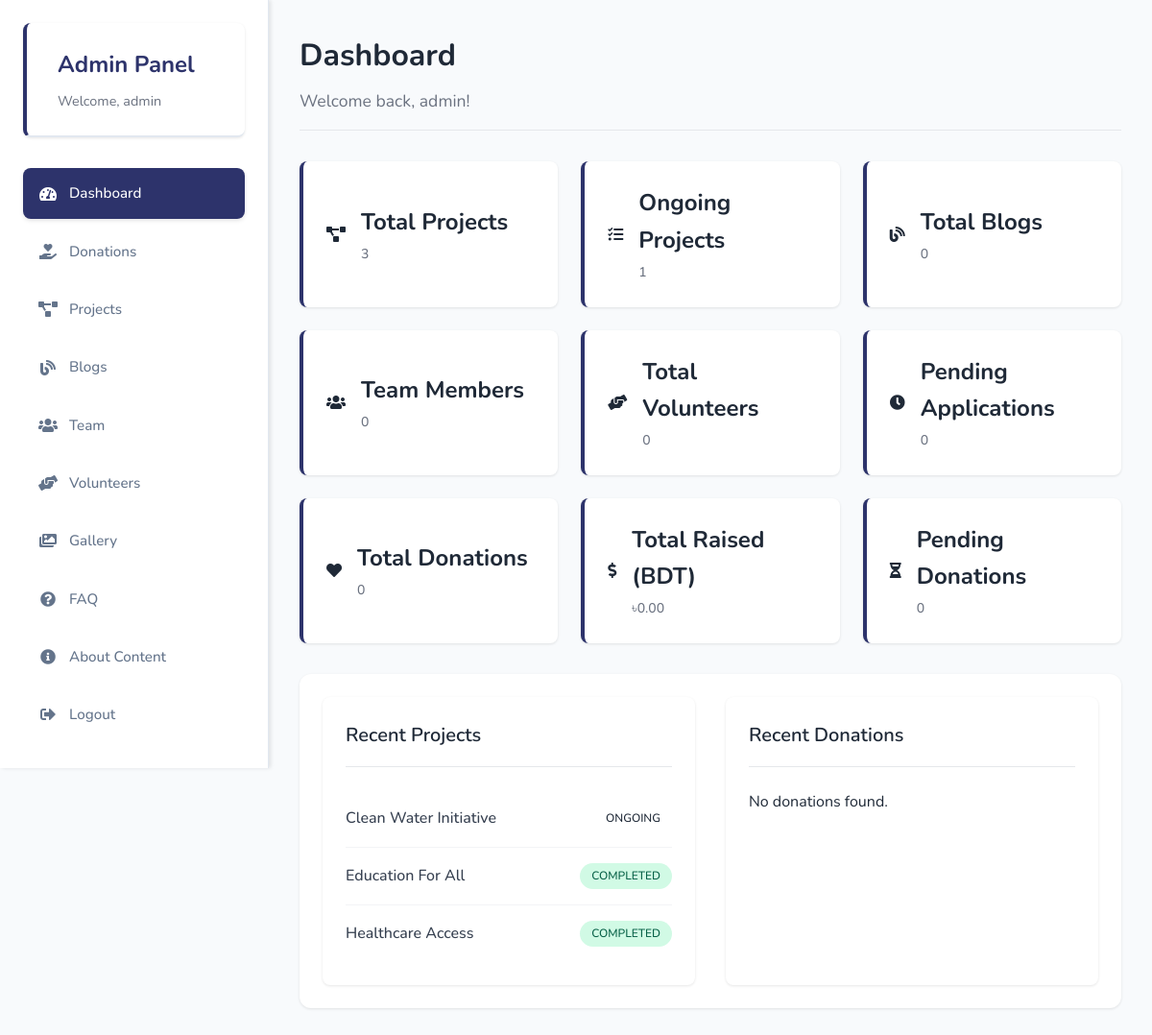
Page /admin/dashboard.php (signed in) on the earlier database version.
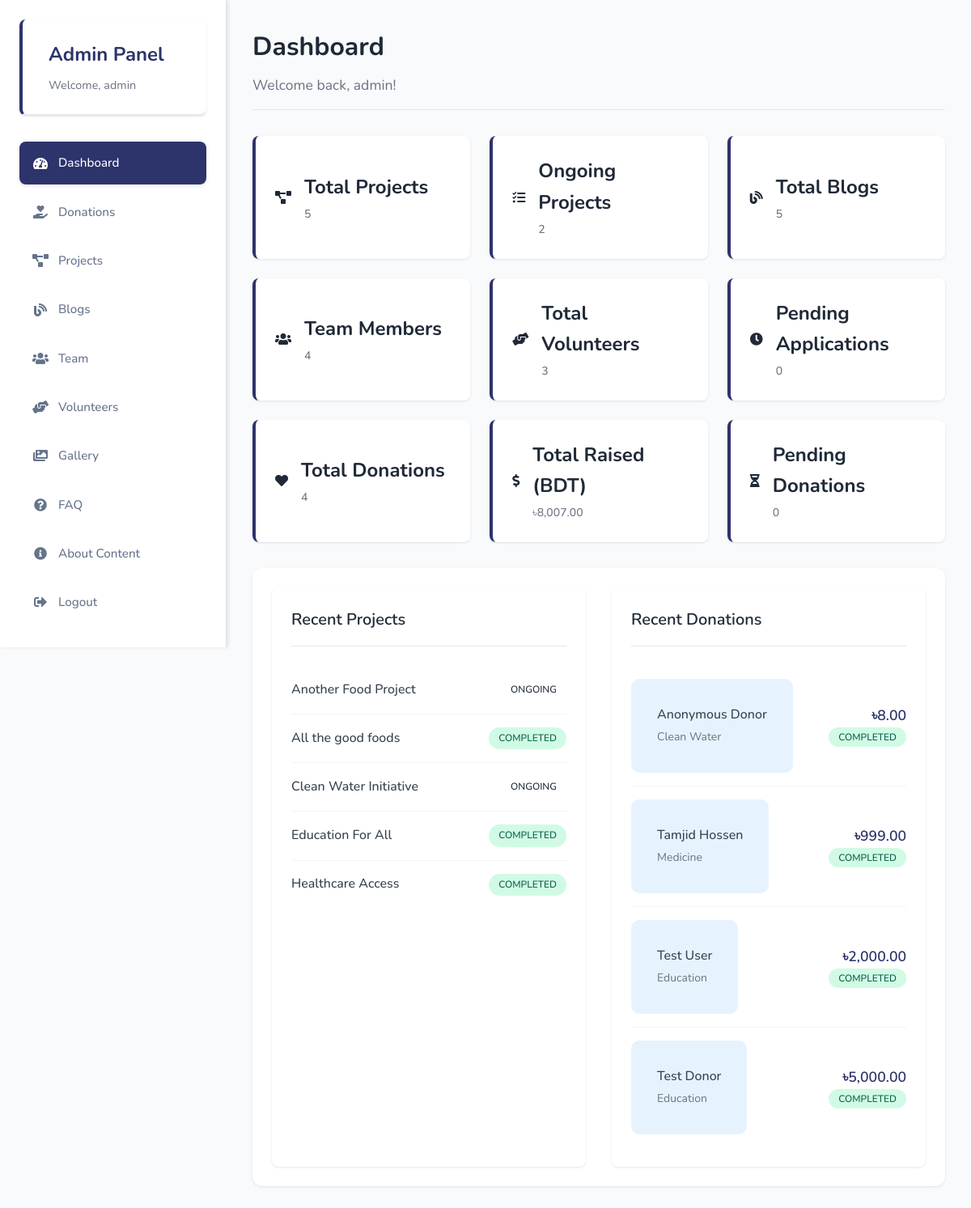
Same page on the later database version.
### tables this page shows
CREATE TABLE `projects` (
  `id` int(11) NOT NULL,
  `title` varchar(100) NOT NULL,
  `description` text DEFAULT NULL,
  `image` varchar(255) DEFAULT NULL,
  `status` enum('ongoing','completed','paused','cancelled') DEFAULT 'ongoing',
  `created_at` timestamp NOT NULL DEFAULT current_timestamp(),
  `is_deleted` tinyint(1) DEFAULT 0,
  `end_date` date DEFAULT NULL
);

CREATE TABLE `donations` (
  `id` int(11) NOT NULL,
  `donor_name` varchar(255) NOT NULL,
  `email` varchar(255) NOT NULL,
  `phone` varchar(20) DEFAULT NULL,
  `amount_usd` decimal(10,2) NOT NULL,
  `amount_bdt` decimal(10,2) NOT NULL,
  `purpose` varchar(100) NOT NULL,
  `is_anonymous` tinyint(1) DEFAULT 0,
  `message` text DEFAULT NULL,
  `transaction_id` varchar(100) DEFAULT NULL,
  `payment_status` enum('pending','completed','failed') DEFAULT 'pending',
  `payment_method` varchar(50) DEFAULT NULL,
  `receipt_generated` tinyint(1) DEFAULT 0,
  `donated_at` timestamp NOT NULL DEFAULT current_timestamp(),
  `created_at` timestamp NOT NULL DEFAULT current_timestamp(),
  `updated_at` timestamp NOT NULL DEFAULT current_timestamp() ON UPDATE current_timestamp()
);

### admin/dashboard.php (the view, shortened to what the changed rows need)
<?php
$conn = mysqli_connect(DB_HOST, DB_USER, DB_PASS, DB_NAME);
$stats = array();
$result = mysqli_query($conn, "SELECT COUNT(*) as count FROM projects");
$stats['projects'] = mysqli_fetch_assoc($result)['count'];
$result = mysqli_query($conn, "SELECT COUNT(*) as count FROM projects WHERE status = 'ongoing'");
$stats['ongoing_projects'] = mysqli_fetch_assoc($result)['count'];
$result = mysqli_query($conn, "SELECT COUNT(*) as count FROM blogs");
$stats['blogs'] = mysqli_fetch_assoc($result)['count'];
$result = mysqli_query($conn, "SELECT COUNT(*) as count FROM team_members");
$stats['team_members'] = mysqli_fetch_assoc($result)['count'];
$result = mysqli_query($conn, "SELECT COUNT(*) as count FROM volunteers");
$stats['volunteers'] = mysqli_fetch_assoc($result)['count'];
$result = mysqli_query($conn, "SELECT COUNT(*) as count FROM volunteers WHERE status = 'pending'");
$stats['pending_volunteers'] = mysqli_fetch_assoc($result)['count'];
$result = mysqli_query($conn, "SELECT COUNT(*) as count FROM donations");
$stats['total_donations'] = mysqli_fetch_assoc($result)['count'];
$result = mysqli_query($conn, "SELECT SUM(amount_bdt) as total FROM donations WHERE payment_status = 'completed'");
$total_amount_result = mysqli_fetch_assoc($result);
$stats['total_amount_bdt'] = $total_amount_result['total'] ?? 0;
$result = mysqli_query($conn, "SELECT COUNT(*) as count FROM donations WHERE payment_status = 'pending'");
$stats['pending_donations'] = mysqli_fetch_assoc($result)['count'];
$recent_projects = mysqli_query($conn, "SELECT * FROM projects ORDER BY id DESC LIMIT 5");
$recent_donations = mysqli_query($conn, "SELECT * FROM donations ORDER BY id DESC LIMIT 5");
?>
<!DOCTYPE html>
<html lang="en">
<head>
    <title>Admin Dashboard - <?php echo SITE_NAME; ?></title>    <link rel="stylesheet" href="../assets/css/style.css">
    <link rel="stylesheet" href="../assets/css/admin.css">
    <link rel="stylesheet" href="https://cdnjs.cloudflare.com/ajax/libs/font-awesome/5.15.4/css/all.min.css">
</head>
<body>
    <div class="admin-dashboard">
        <main class="admin-main">
            <div class="dashboard-header">
                <h1>Dashboard</h1>
            </div>
            <div class="stats-grid">
                <div class="stat-card">
                    <div class="stat-content">
                        <h3>Total Projects</h3>
                        <p><?php echo $stats['projects']; ?></p>
                    </div>
                </div>
                <div class="stat-card">
                    <div class="stat-content">
                        <h3>Ongoing Projects</h3>
                        <p><?php echo $stats['ongoing_projects']; ?></p>
                    </div>
                </div>
                <div class="stat-card">
                    <div class="stat-content">
                        <h3>Total Blogs</h3>
                        <p><?php echo $stats['blogs']; ?></p>
                    </div>
                </div>                <div class="stat-card">
                    <div class="stat-content">
                        <h3>Team Members</h3>
                        <p><?php echo $stats['team_members']; ?></p>
                    </div>
                </div>
                <div class="stat-card">
                    <div class="stat-content">
                        <h3>Total Volunteers</h3>
                        <p><?php echo $stats['volunteers']; ?></p>
                    </div>
                </div>
                <div class="stat-card">
                    <div class="stat-content">
                        <h3>Total Donations</h3>
                        <p><?php echo $stats['total_donations']; ?></p>
                    </div>
                </div>
                <div class="stat-card">
                    <div class="stat-content">
                        <h3>Total Raised (BDT)</h3>
                        <p>৳<?php echo number_format($stats['total_amount_bdt'], 2); ?></p>
                    </div>
                </div>
            </div>            <div class="dashboard-content">
                <div class="dashboard-grid">
                    <div class="recent-projects">
                        <h2>Recent Projects</h2>
                        <div class="projects-list">
                            <?php if (mysqli_num_rows($recent_projects) > 0): ?>
                                <?php while ($project = mysqli_fetch_assoc($recent_projects)): ?>
                                    <div class="project-item">
                                        <h3><?php echo htmlspecialchars($project['title']); ?></h3>
                                        <span class="status <?php echo $project['status']; ?>">
                                            <?php echo ucfirst($project['status']); ?>
                                        </span>
                                    </div>
                                <?php endwhile; ?>
                            <?php else: ?>
                                <p>No projects found.</p>
                            <?php endif; ?>
                        </div>
                    </div>
                    <div class="recent-donations">
                        <h2>Recent Donations</h2>
                        <div class="donations-list">
                            <?php if (mysqli_num_rows($recent_donations) > 0): ?>
                                <?php while ($donation = mysqli_fetch_assoc($recent_donations)): ?>
                                    <div class="donation-item">
                                        <div class="donation-info">
                                            <h4>
                                                <?php
                                                if ($donation['is_anonymous']) {
                                                    echo "Anonymous Donor";
                                                } else {
                                                    echo htmlspecialchars($donation['donor_name']);
                                                }
                                                ?>
                                            </h4>
                                            <p><?php echo htmlspecialchars($donation['purpose'] ?? 'General'); ?></p>
                                        </div>
                                        <div class="donation-amount">
                                            <span class="amount">৳<?php echo number_format($donation['amount_bdt'], 2); ?></span>
                                            <span class="status <?php echo $donation['payment_status']; ?>">
                                                <?php echo ucfirst($donation['payment_status']); ?>
                                            </span>
                                        </div>
                                    </div>
                                <?php endwhile; ?>
                            <?php else: ?>
                                <p>No donations found.</p>
                            <?php endif; ?>
                        </div>
                    </div>
                </div>
            </div>
        </main>
    </div>
</body>
</html>

Differences in the rows shown:
added projects: title "Another Food Project", status "ONGOING"
added projects: title "All the good foods", status "COMPLETED"
added donations: is_anonymous "Anonymous Donor", purpose "Clean Water", amount_bdt "8.00", payment_status "COMPLETED"
added donations: donor_name "Tamjid Hossen", purpose "Medicine", amount_bdt "999.00", payment_status "COMPLETED"
added donations: donor_name "Test User", purpose "Education", amount_bdt "2,000.00", payment_status "COMPLETED"
added donations: donor_name "Test Donor", purpose "Education", amount_bdt "5,000.00", payment_status "COMPLETED"
Other differences:
$stats['projects']: "3" → "5"
$stats['ongoing_projects']: "1" → "2"
$stats['blogs']: "0" → "5"
$stats['team_members']: "0" → "4"
$stats['volunteers']: "0" → "3"
$stats['total_donations']: "0" → "4"
$stats['total_amount_bdt']: "0.00" → "8,007.00"
text no longer shown: "No donations found."
